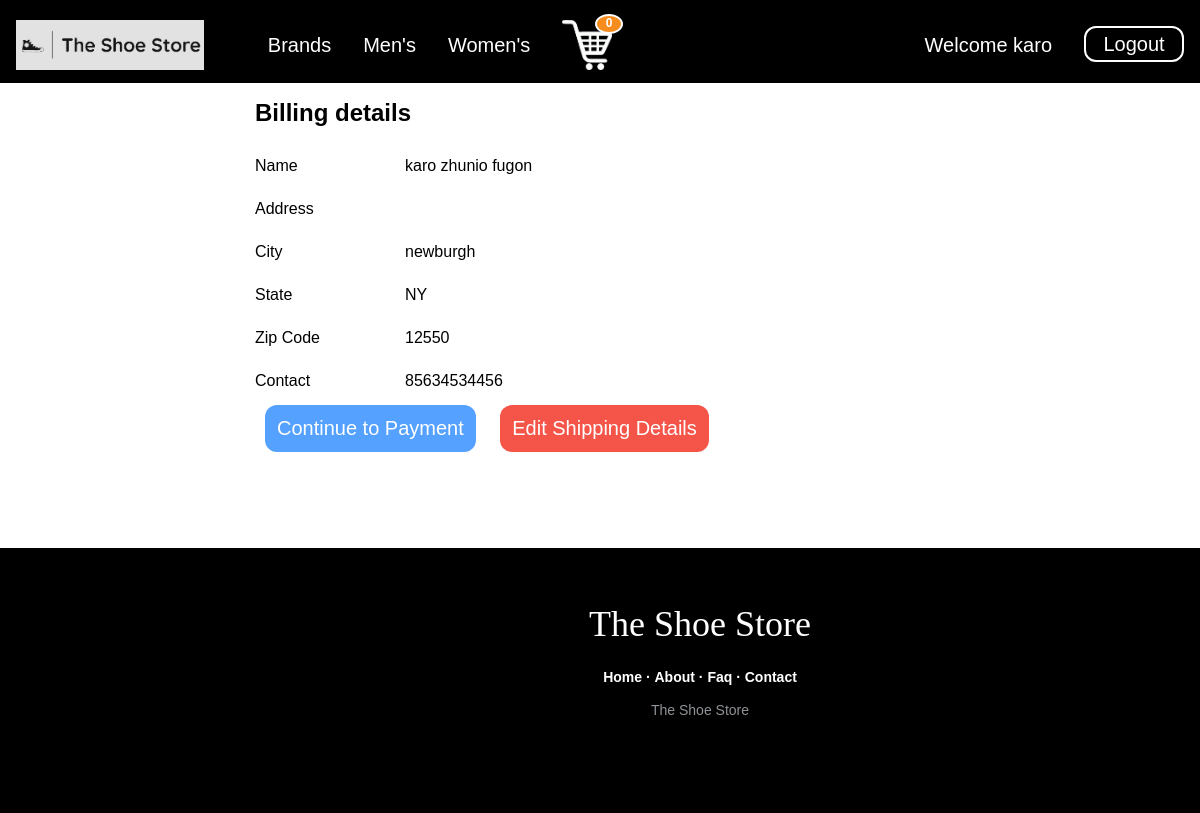
/checkout.php (signed in), run on the app's committed database.
### tables this page shows
CREATE TABLE `user_profile` (
  `UPID` int(11) NOT NULL,
  `email` varchar(100) NOT NULL,
  `password` varchar(50) NOT NULL,
  `first_name` varchar(25) DEFAULT NULL,
  `last_name` varchar(25) DEFAULT NULL,
  `address` varchar(50) DEFAULT NULL,
  `city` varchar(50) DEFAULT NULL,
  `state` varchar(2) DEFAULT NULL,
  `zip_code` varchar(10) DEFAULT NULL,
  `phone_number` varchar(15) DEFAULT NULL,
  `dob` varchar(20) DEFAULT NULL
);

### checkout.php (the view, shortened to what this page needs)
<?php
    require 'connection.php';
?>
<!DOCTYPE html>
<html lang="en">
<head>
  <link rel="stylesheet" href="./css/styles.css">
</head>
<body>
<?php
require 'header1.php';
?>
<?php
$upid=$_SESSION['UPID'];
$sql = "SELECT *FROM user_profile WHERE UPID= '$upid'";
    $rs = mysqli_query($conn, $sql);
    while($row = mysqli_fetch_array($rs)) {
?>
<div id="container">
		<main id="center" class="column">
			<article>
			<div class="billing-detail-heading">Billing details</div>
<div class="row">
	<div class="form-label inline-block">
		Name
                    </div>
	<div class="inline-block">
		<?php echo ''.$row['first_name'] . ""; ?>
		<?php echo ''.$row['last_name'] . ""; ?>
	</div>
</div>
<div class="row">
	<div class="form-label">Address                 </div>
	<div class="inline-block">
		<?php echo ''.$row['address'] . "<br />"; ?>
	</div>
</div>
<div class="row">
	<div class="form-label">City</div>
	<div class="inline-block">
       <?php echo ''.$row['city'] . "<br />"; ?>
	</div>
</div>
<div class="row">
	<div class="form-label">State</div>
	<div class="inline-block">
		<?php echo ''.$row['state'] . "<br />"; ?>
	</div>
</div>
<div class="row">
	<div class="form-label">Zip Code</div>
	<div class="inline-block">
		<?php echo ''.$row['zip_code'] . "<br />"; ?>
	</div>
</div>
<div class="row">
	<div class="form-label">Contact</div>
	<div class="inline-block">
		<?php echo ''.$row['phone_number'] . "<br />"; ?>
	</div>
</div>
	<tr>
			<a href="payment.php" class="signupbtn">Continue to Payment</a>
			<a href="settings.php" class="cancelbtn">Edit Shipping Details</a>
		</tr>
</div>
		 <?php
	}
	?>
 <footer class="footer-distributed">
 <div class="footer-left">
 <h3>The Shoe Store</h3>
 <p class="footer-links">
 <a href="index.php">Home</a>
 ·
 <a href="about.php">About</a>
 ·
 <a href="faq.php">Faq</a>
 ·
 <a href="contact.php">Contact</a>
 </p>
 <p class="footer-company-name">The Shoe Store</p>
 </div>
 </footer>
</body>
</html>

### header1.php (shortened to what this page needs)
<!DOCTYPE html>
<html lang="en">
<head>
  <link rel="stylesheet" href="./css/styles.css">
</head>
<body>
<div class="topnav">
  <a href="home.php"><img src="./images/logo.jpg" class="logo"></a>
    <div class="dropdown">
   <button class="dropbtn"></button>
  </div>
  	<div class="dropdown">
   <button class="dropbtn">Brands</button>
  </div>
			<div class="dropdown">
    <button class="dropbtn">Men's
    </button>
  </div>
					  <div class="dropdown">
    <button class="dropbtn">Women's
    </button>
  </div>
	<div class="topnav-right">
<?php
require 'connection.php';
     $upid=$_SESSION['UPID'];
    $strSQL = "SELECT * FROM user_profile where UPID = '$upid'";
    $rs = mysqli_query($conn, $strSQL);
    while($row = mysqli_fetch_array($rs)) {
  echo "<div class='dropdown'>
	<a><div class='name'>Welcome ".$row['first_name']."  </div></a>
</div>";
      }
    ?>
	<a><input type="button" class="login-button" value="Logout" onclick="location.href='logout.php';"></a>
	</div>
<?php
$upid=$_SESSION['UPID'];
$user_products_query="select it.INID,it.name,it.image, it.price from users_items ut inner join inventory it on it.INID=ut.INID where ut.UPID='$upid'";
    $user_products_result=mysqli_query($conn,$user_products_query) or die(mysqli_error($conn));
    $no_of_user_products= mysqli_num_rows($user_products_result);
	 ?>
<div class="cart_div">
<a href="cart.php"><img src="./images/carticon.png" class="logo"/> <span><?php echo
$no_of_user_products; ?> </span></a>
</div>
</div>

### css/styles.css (style rules this page uses)
.topnav { background-color: black; height: 60px; width: 100%; position: relative; top: 0; display: table; }
.logo { width: 100%; height: 50px; position: relative; top: 6px; }
.topnav a { float: left; font-size: 20px; color: white; text-align: center; padding: 14px 16px; text-decoration: none; }
.topnav-right { float: right; height: fit-content; width: fit-content; }
.dropdown { float: left; overflow: hidden; padding-top: 20px; }
.dropdown .dropbtn { font-size: 20px; border: none; position: relative; outline: none; color: white; padding: 14px 16px; background-color: inherit; font-family: inherit; margin: 0; }
.cancelbtn { background-color: #f44336; color: white; font-size: 20px; border: none; border-radius: 12px; cursor: pointer; width: fit-content; opacity: 0.9; padding: 12px; margin: 0 10px; display: inline-block; text-decoration: none; }
.signupbtn { background-color: #4297ff; color: white; font-size: 20px; border: none; border-radius: 12px; cursor: pointer; width: fit-content; opacity: 0.9; padding: 12px; margin: 0 10px; display: inline-block; }
.signup-button, .login-button, .logout-button { border-radius: 12px; height: 36px; width: 100px; font-size: 20px; font-weight: 500; background-color: black; color: white; border: solid white 2px; cursor: pointer; margin: 0; margin-top: 12px; }
#center { padding: 20px 20px; width: 100%; justify-content: center; background: #fff; }
#container { overflow: hidden; margin-left: 235px; }
#container .column { padding-bottom: 1001em; margin-bottom: -1000em; position: relative; }
#container .column { padding-top: 1em; }
footer { bottom: 0; position: relative; width: 100%; left 0; }
.footer-distributed { background-color: #000000; box-shadow: 0 1px 1px 0 rgba(0, 0, 0, 0.12); box-sizing: border-box; width: 100%; text-align: left; font: bold 16px sans-serif; padding: 55px 50px; margin-top: 80px; }
.footer-distributed .footer-left, .footer-distributed .footer-center, .footer-distributed .footer-right { display: inline-block; vertical-align: top; }
.footer-distributed .footer-left { width: 40%; }
.footer-distributed h3 { color: #ffffff; font: normal 36px "Cookie", cursive; margin: 0; margin-left:200px; }
.footer-distributed .footer-links { color: #ffffff; margin: 20px 0 12px; padding: 0; margin-left:200px; }
.footer-distributed .footer-links a { display: inline-block; line-height: 1.8; text-decoration: none; color: white; }
.footer-distributed .footer-company-name { color: #8f9296; font-size: 14px; font-weight: normal; margin: 0; margin-left:200px; }
.footer-distributed { font: bold 14px sans-serif; }
.footer-distributed .footer-left, .footer-distributed .footer-center, .footer-distributed .footer-right { display: block; width: 100%; margin-bottom: 40px; text-align: center; }
.cart_div { font-weight:bold; position: relative; }
.cart_div a { color:#000; }
.cart_div span { font-size: 12px; line-height: 10px; background: #F68B1E; padding: 2px; border: 2px solid #fff; border-radius: 50%; position: absolute; left: 565px; color: #fff; width: 20px; height: 12px; text-align: center; }

### checkout.php (style rules this page uses)
body { margin: 0; font-family: Arial, Helvetica, sans-serif; }
.inline-block { width: 150px; margin-top: 10px; }
.row { margin: 15px 0px; display: flex; }
.billing-detail-heading { font-size: 1.5em; margin-bottom: 20px; margin-right: 105px; font-weight: bold; }
.form-label { width: 150px; margin-top: 10px; }
.signupbtn { background-color: #4297ff; color: white; font-size: 16px; border: none; border-radius: 12px; cursor: pointer; width: fit-content; opacity: 0.9; padding: 10px; margin: 0 10px; display: inline-block; text-decoration: none; }
.cancelbtn { background-color: #f44336; color: white; font-size: 16px; border: none; border-radius: 12px; cursor: pointer; width: fit-content; opacity: 0.9; padding: 10px; margin: 0 10px; display: inline-block; text-decoration: none; }

### header1.php (style rules this page uses)
body { margin: 0; font-family: Arial, Helvetica, sans-serif; }
.cart_div { font-weight:bold; position: relative; }
.cart_div a { color:#000; }
.cart_div span { font-size: 12px; line-height: 10px; background: #F68B1E; padding: 2px; border: 2px solid #fff; border-radius: 50%; position: absolute; left: 595px; color: #fff; width: 20px; height: 12px; text-align: center; }

### data on the page
user_profile: first_name "karo", last_name "zhunio fugon", city "newburgh", state "NY", zip_code "12550", phone_number "85634534456"

### other printed values
$no_of_user_products "0"
